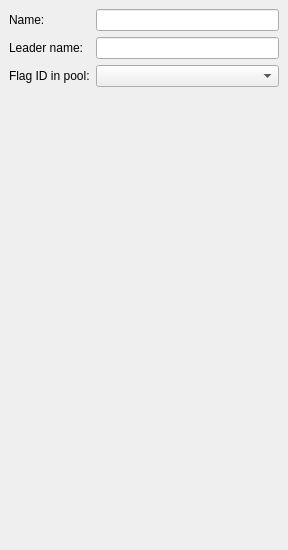
<ui version="4.0" >
 <class>KsirkNationalityDefinition</class>
 <widget class="QDockWidget" name="KsirkNationalityDefinition" >
  <property name="geometry" >
   <rect>
    <x>0</x>
    <y>0</y>
    <width>288</width>
    <height>550</height>
   </rect>
  </property>
  <property name="windowTitle" >
   <string>Nationality</string>
  </property>
  <widget class="QWidget" name="dockWidgetContents" >
   <layout class="QGridLayout" name="gridLayout" >
    <item row="0" column="0" colspan="2" >
     <widget class="QLabel" name="label" >
      <property name="text" >
       <string>Name:</string>
      </property>
     </widget>
    </item>
    <item row="0" column="2" >
     <widget class="QLineEdit" name="name" >
      <property name="toolTip" >
       <string>Nationality name</string>
      </property>
      <property name="whatsThis" >
       <string>&lt;p>Nationality name. The name of the player country. Can be the name of an existing country in case of a &lt;i>realistic&lt;/i> world.&lt;/p>&lt;p>This string should be unique in the skin.&lt;/p></string>
      </property>
      <property name="text" >
       <string/>
      </property>
      <property name="alignment" >
       <set>Qt::AlignLeading|Qt::AlignLeft|Qt::AlignVCenter</set>
      </property>
     </widget>
    </item>
    <item row="1" column="0" >
     <widget class="QLabel" name="label_2" >
      <property name="text" >
       <string>Leader name:</string>
      </property>
     </widget>
    </item>
    <item row="1" column="2" >
     <widget class="QLineEdit" name="leader" >
      <property name="toolTip" >
       <string>Leader name</string>
      </property>
      <property name="whatsThis" >
       <string>&lt;p>Name of this nationality leader. In the case of a &lt;i>realistic&lt;/i> skin, this could be the name of a well known king, president, etc.&lt;/p></string>
      </property>
     </widget>
    </item>
    <item row="2" column="0" colspan="2" >
     <widget class="QLabel" name="label_3" >
      <property name="text" >
       <string>Flag ID in pool:</string>
      </property>
     </widget>
    </item>
    <item row="2" column="2" >
     <widget class="KComboBox" name="flag" >
      <property name="toolTip" >
       <string>Flag sprite id in the pool SVG</string>
      </property>
      <property name="whatsThis" >
       <string>Flag sprite id in the pool SVG (pool.svg).</string>
      </property>
     </widget>
    </item>
    <item row="3" column="1" colspan="2" >
     <spacer name="verticalSpacer" >
      <property name="orientation" >
       <enum>Qt::Vertical</enum>
      </property>
      <property name="sizeHint" stdset="0" >
       <size>
        <width>20</width>
        <height>384</height>
       </size>
      </property>
     </spacer>
    </item>
   </layout>
  </widget>
 </widget>
 <customwidgets>
  <customwidget>
   <class>KComboBox</class>
   <extends>QComboBox</extends>
   <header>kcombobox.h</header>
  </customwidget>
 </customwidgets>
 <resources/>
 <connections/>
</ui>
